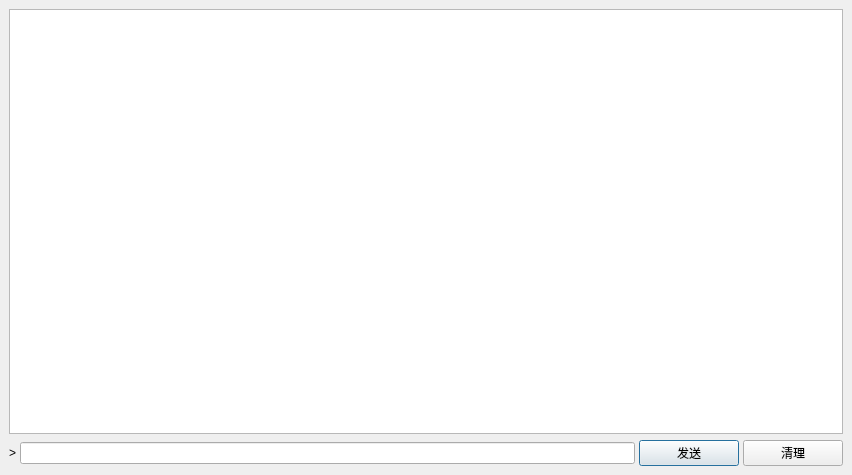
<?xml version="1.0" encoding="UTF-8"?>
<ui version="4.0">
 <class>CliConsole</class>
 <widget class="QDialog" name="CliConsole">
  <property name="geometry">
   <rect>
    <x>0</x>
    <y>0</y>
    <width>852</width>
    <height>475</height>
   </rect>
  </property>
  <property name="windowTitle">
   <string>控制台</string>
  </property>
  <layout class="QVBoxLayout" name="verticalLayout_2">
   <property name="spacing">
    <number>0</number>
   </property>
   <property name="leftMargin">
    <number>0</number>
   </property>
   <property name="topMargin">
    <number>0</number>
   </property>
   <property name="rightMargin">
    <number>0</number>
   </property>
   <property name="bottomMargin">
    <number>0</number>
   </property>
   <item>
    <widget class="QWidget" name="Widget_bk_small" native="true">
     <layout class="QVBoxLayout" name="verticalLayout_bk_small">
      <item>
       <widget class="QTextEdit" name="messagesWidget">
        <property name="minimumSize">
         <size>
          <width>0</width>
          <height>100</height>
         </size>
        </property>
        <property name="readOnly">
         <bool>true</bool>
        </property>
       </widget>
      </item>
      <item>
       <layout class="QHBoxLayout" name="horizontalLayout">
        <property name="spacing">
         <number>4</number>
        </property>
        <item>
         <widget class="QLabel" name="label">
          <property name="text">
           <string>&gt;</string>
          </property>
         </widget>
        </item>
        <item>
         <widget class="QLineEdit" name="lineEdit">
          <property name="mouseTracking">
           <bool>false</bool>
          </property>
         </widget>
        </item>
        <item>
         <widget class="QPushButton" name="SendBtn">
          <property name="minimumSize">
           <size>
            <width>100</width>
            <height>0</height>
           </size>
          </property>
          <property name="text">
           <string>发送</string>
          </property>
          <property name="icon">
           <iconset resource="../bitcoin.qrc">
            <normaloff>:/icons/send</normaloff>:/icons/send</iconset>
          </property>
         </widget>
        </item>
        <item>
         <widget class="QPushButton" name="ClearBtn">
          <property name="minimumSize">
           <size>
            <width>100</width>
            <height>0</height>
           </size>
          </property>
          <property name="text">
           <string>清理</string>
          </property>
          <property name="icon">
           <iconset resource="../bitcoin.qrc">
            <normaloff>:/icons/remove</normaloff>:/icons/remove</iconset>
          </property>
         </widget>
        </item>
       </layout>
      </item>
     </layout>
    </widget>
   </item>
  </layout>
 </widget>
 <resources>
  <include location="../bitcoin.qrc"/>
 </resources>
 <connections/>
</ui>
